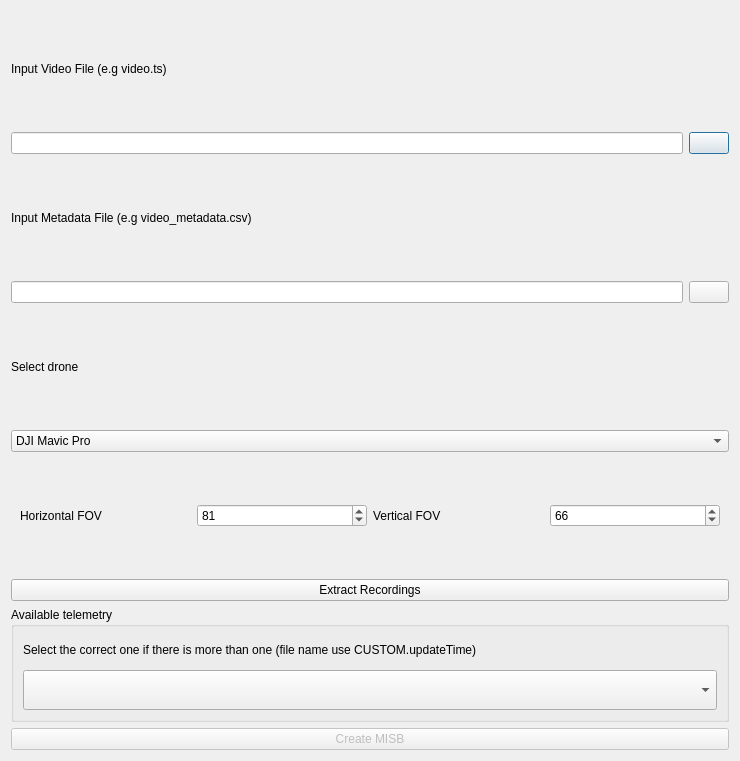
<?xml version="1.0" encoding="UTF-8"?>
<ui version="4.0">
 <class>VideoMultiplexer</class>
 <widget class="QDialog" name="VideoMultiplexer">
  <property name="geometry">
   <rect>
    <x>0</x>
    <y>0</y>
    <width>740</width>
    <height>761</height>
   </rect>
  </property>
  <property name="windowTitle">
   <string>Video Multiplexer</string>
  </property>
  <property name="windowIcon">
   <iconset resource="resources.qrc">
    <normaloff>:/imgFMV/images/multiplexer.png</normaloff>:/imgFMV/images/multiplexer.png</iconset>
  </property>
  <layout class="QVBoxLayout" name="verticalLayout">
   <item>
    <widget class="QLabel" name="label">
     <property name="text">
      <string>Input Video File (e.g video.ts)</string>
     </property>
    </widget>
   </item>
   <item>
    <layout class="QHBoxLayout" name="horizontalLayout_4">
     <item>
      <widget class="QLineEdit" name="ln_inputVideo">
       <property name="readOnly">
        <bool>true</bool>
       </property>
      </widget>
     </item>
     <item>
      <widget class="QPushButton" name="btn_openVideo">
       <property name="cursor">
        <cursorShape>PointingHandCursor</cursorShape>
       </property>
       <property name="text">
        <string/>
       </property>
       <property name="icon">
        <iconset resource="resources.qrc">
         <normaloff>:/imgFMV/images/opened-folder.png</normaloff>:/imgFMV/images/opened-folder.png</iconset>
       </property>
      </widget>
     </item>
    </layout>
   </item>
   <item>
    <widget class="QLabel" name="label_2">
     <property name="text">
      <string>Input Metadata File (e.g video_metadata.csv)</string>
     </property>
    </widget>
   </item>
   <item>
    <layout class="QHBoxLayout" name="horizontalLayout">
     <item>
      <widget class="QLineEdit" name="ln_inputMeta">
       <property name="readOnly">
        <bool>true</bool>
       </property>
      </widget>
     </item>
     <item>
      <widget class="QPushButton" name="btn_openCSV">
       <property name="cursor">
        <cursorShape>PointingHandCursor</cursorShape>
       </property>
       <property name="text">
        <string/>
       </property>
       <property name="icon">
        <iconset resource="resources.qrc">
         <normaloff>:/imgFMV/images/opened-folder.png</normaloff>:/imgFMV/images/opened-folder.png</iconset>
       </property>
      </widget>
     </item>
    </layout>
   </item>
   <item>
    <widget class="QLabel" name="label_3">
     <property name="text">
      <string>Select drone</string>
     </property>
    </widget>
   </item>
   <item>
    <widget class="QComboBox" name="cmb_drone">
     <item>
      <property name="text">
       <string>DJI Mavic Pro</string>
      </property>
     </item>
    </widget>
   </item>
   <item>
    <widget class="QWidget" name="widget_2" native="true">
     <layout class="QHBoxLayout" name="horizontalLayout_3">
      <item>
       <widget class="QLabel" name="label_4">
        <property name="text">
         <string>Horizontal FOV</string>
        </property>
       </widget>
      </item>
      <item>
       <widget class="QSpinBox" name="sp_hfov">
        <property name="value">
         <number>81</number>
        </property>
       </widget>
      </item>
      <item>
       <widget class="QLabel" name="label_5">
        <property name="text">
         <string>Vertical FOV</string>
        </property>
       </widget>
      </item>
      <item>
       <widget class="QSpinBox" name="sp_vfov">
        <property name="value">
         <number>66</number>
        </property>
       </widget>
      </item>
     </layout>
    </widget>
   </item>
   <item>
    <widget class="QPushButton" name="bt_createCSV">
     <property name="cursor">
      <cursorShape>PointingHandCursor</cursorShape>
     </property>
     <property name="text">
      <string>Extract Recordings</string>
     </property>
    </widget>
   </item>
   <item>
    <widget class="QGroupBox" name="gb_telemetry">
     <property name="minimumSize">
      <size>
       <width>0</width>
       <height>0</height>
      </size>
     </property>
     <property name="title">
      <string>Available telemetry</string>
     </property>
     <property name="flat">
      <bool>false</bool>
     </property>
     <property name="checkable">
      <bool>false</bool>
     </property>
     <layout class="QVBoxLayout" name="verticalLayout_3">
      <item>
       <widget class="QLabel" name="label_6">
        <property name="sizePolicy">
         <sizepolicy hsizetype="Preferred" vsizetype="Fixed">
          <horstretch>0</horstretch>
          <verstretch>0</verstretch>
         </sizepolicy>
        </property>
        <property name="minimumSize">
         <size>
          <width>0</width>
          <height>0</height>
         </size>
        </property>
        <property name="text">
         <string>Select the correct one if there is more than one (file name use CUSTOM.updateTime)</string>
        </property>
        <property name="scaledContents">
         <bool>true</bool>
        </property>
        <property name="wordWrap">
         <bool>true</bool>
        </property>
       </widget>
      </item>
      <item>
       <widget class="QComboBox" name="cmb_telemetry">
        <property name="sizePolicy">
         <sizepolicy hsizetype="Preferred" vsizetype="Preferred">
          <horstretch>0</horstretch>
          <verstretch>0</verstretch>
         </sizepolicy>
        </property>
       </widget>
      </item>
     </layout>
    </widget>
   </item>
   <item>
    <widget class="QPushButton" name="bt_createMISB">
     <property name="enabled">
      <bool>false</bool>
     </property>
     <property name="cursor">
      <cursorShape>PointingHandCursor</cursorShape>
     </property>
     <property name="text">
      <string>Create MISB</string>
     </property>
    </widget>
   </item>
  </layout>
 </widget>
 <resources>
  <include location="resources.qrc"/>
 </resources>
 <connections>
  <connection>
   <sender>bt_createMISB</sender>
   <signal>clicked()</signal>
   <receiver>VideoMultiplexer</receiver>
   <slot>CreateMISB()</slot>
   <hints>
    <hint type="sourcelabel">
     <x>245</x>
     <y>390</y>
    </hint>
    <hint type="destinationlabel">
     <x>5</x>
     <y>463</y>
    </hint>
   </hints>
  </connection>
  <connection>
   <sender>btn_openVideo</sender>
   <signal>clicked()</signal>
   <receiver>VideoMultiplexer</receiver>
   <slot>OpenVideoFile()</slot>
   <hints>
    <hint type="sourcelabel">
     <x>412</x>
     <y>63</y>
    </hint>
    <hint type="destinationlabel">
     <x>384</x>
     <y>101</y>
    </hint>
   </hints>
  </connection>
  <connection>
   <sender>btn_openCSV</sender>
   <signal>clicked()</signal>
   <receiver>VideoMultiplexer</receiver>
   <slot>OpenCsvFile()</slot>
   <hints>
    <hint type="sourcelabel">
     <x>412</x>
     <y>124</y>
    </hint>
    <hint type="destinationlabel">
     <x>384</x>
     <y>142</y>
    </hint>
   </hints>
  </connection>
  <connection>
   <sender>bt_createCSV</sender>
   <signal>clicked()</signal>
   <receiver>VideoMultiplexer</receiver>
   <slot>CreateCSV()</slot>
   <hints>
    <hint type="sourcelabel">
     <x>150</x>
     <y>263</y>
    </hint>
    <hint type="destinationlabel">
     <x>4</x>
     <y>325</y>
    </hint>
   </hints>
  </connection>
 </connections>
 <slots>
  <slot>OpenCsvFile()</slot>
  <slot>CreateMISB()</slot>
  <slot>OpenVideoFile()</slot>
  <slot>CreateCSV()</slot>
 </slots>
</ui>
